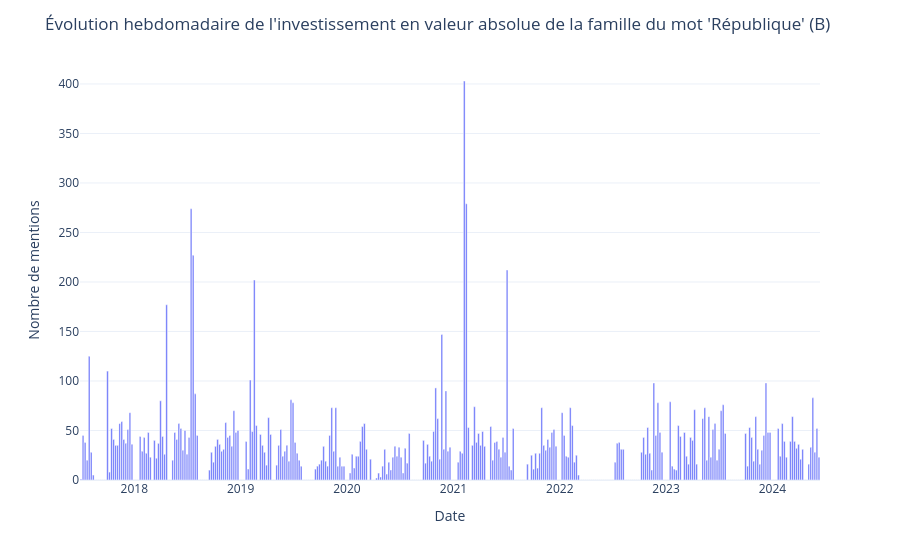

Write notebook code for a chart like this one.
### Markdown cell above
### Par semaines

### Code cell
# aficher les 25 semaines les plus fréquentes sous forme de tableau
table = (
    df.resample("W", on="dateSeance_day")
      .size()
      .sort_values(ascending=False)
      .head(20)
      .reset_index()
      .rename(columns={0: "Nombre de mentions", "DateSeance_day": "Semaine"})
)

# Graphique par semaine
fig_time = px.bar(df.resample("W", on="dateSeance_day").size())

fig_time.update_layout(
    title="Évolution hebdomadaire de l'investissement en valeur absolue de la famille du mot 'République' (B)",  
    xaxis_title="Date",
    yaxis_title="Nombre de mentions",  
    template="plotly_white", 
    showlegend=False,
)  

# Afficher le graphique
fig_time.show()
table

### Figure 1 — Plotly figure (JSON) as saved in the notebook; plotly's stock layout.template omitted (floating-point values rounded to 4 significant figures; data arrays with more than 128 entries replaced by an {"elided": "..."} marker saying what was removed)
{"data": [{"alignmentgroup": "True", "hovertemplate": "variable=0<br>dateSeance_day=%{x}<br>value=%{y}<extra></extra>", "legendgroup": "0", "marker": {"color": "#636efa", "pattern": {"shape": ""}}, "name": "0", "offsetgroup": "0", "orientation": "v", "showlegend": true, "textposition": "auto", "type": "bar", "x": {"elided": "363 str values"}, "xaxis": "x", "y": {"elided": "363 int values"}, "yaxis": "y"}], "layout": {"barmode": "relative", "legend": {"title": {"text": "variable"}, "tracegroupgap": 0}, "margin": {"t": 60}, "showlegend": false, "title": {"text": "Évolution hebdomadaire de l'investissement en valeur absolue de la famille du mot 'République' (B)"}, "xaxis": {"anchor": "y", "domain": [0, 1], "title": {"text": "Date"}}, "yaxis": {"anchor": "x", "domain": [0, 1], "title": {"text": "Nombre de mentions"}}}}
